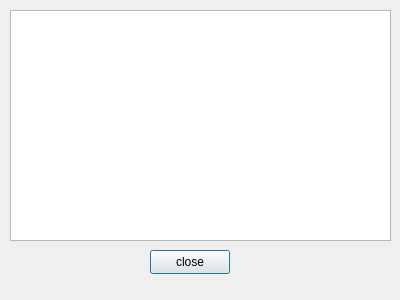
<?xml version="1.0" encoding="UTF-8"?>
<ui version="4.0">
 <class>list_items_Dialog</class>
 <widget class="QDialog" name="list_items_Dialog">
  <property name="geometry">
   <rect>
    <x>0</x>
    <y>0</y>
    <width>400</width>
    <height>300</height>
   </rect>
  </property>
  <property name="windowTitle">
   <string>Dialog</string>
  </property>
  <widget class="QPushButton" name="close_pushButton">
   <property name="geometry">
    <rect>
     <x>150</x>
     <y>250</y>
     <width>80</width>
     <height>24</height>
    </rect>
   </property>
   <property name="text">
    <string>close</string>
   </property>
  </widget>
  <widget class="QListWidget" name="listWidget">
   <property name="geometry">
    <rect>
     <x>10</x>
     <y>10</y>
     <width>381</width>
     <height>231</height>
    </rect>
   </property>
  </widget>
 </widget>
 <resources/>
 <connections/>
</ui>
